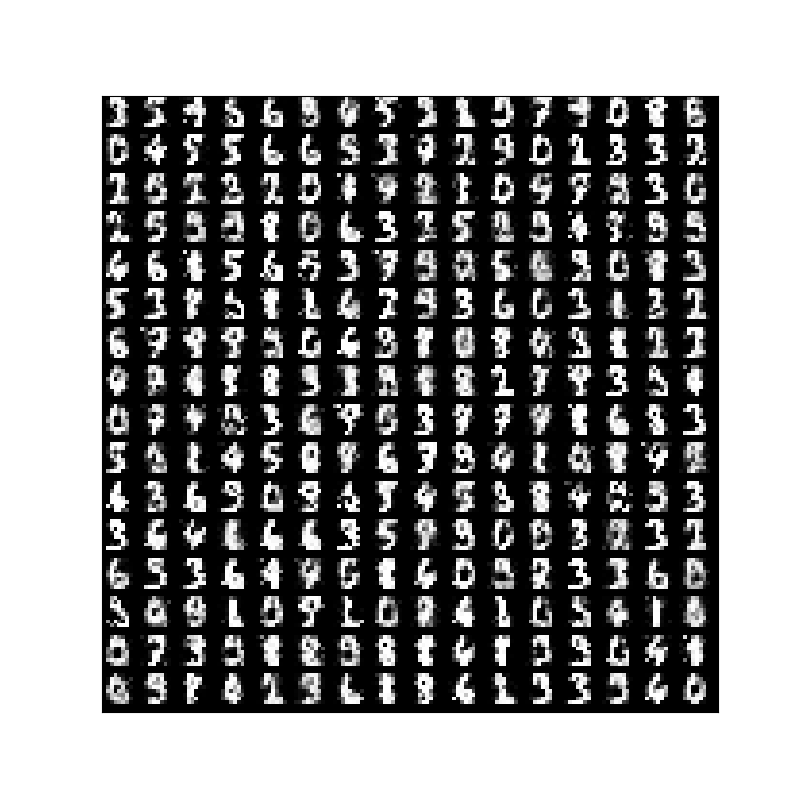

This figure's Python source:
import cupy as np
import matplotlib.pyplot as plt
from sklearn import datasets

img_size = 8
n_noise = 16
eta = 0.001
n_learn = 10_001
interval = 1_000
batch_size = 32

digits_data = datasets.load_digits()
x_train = np.asarray(digits_data.data)
x_train = x_train / 15 * 2 - 1
t_train = digits_data.target

class BaseLayer:
  def update(self, eta):
    self.w -= eta * self.grad_w
    self.b -= eta * self.grad_b

class MiddleLayer(BaseLayer):
  def __init__(self, n_upper, n):
    self.w = np.random.randn(n_upper, n) * np.sqrt(2 / n_upper)
    self.b = np.zeros(n)
  def forward(self, x):
    self.x = x
    self.u = np.dot(x, self.w) + self.b
    self.y = np.where(self.u <= 0, 0, self.u)  # ReLU.
  def backward(self, grad_y):
    delta = grad_y * np.where(self.u <= 0, 0, 1)
    self.grad_w = np.dot(self.x.T, delta)
    self.grad_b = np.sum(delta, axis=0)
    self.grad_x = np.dot(delta, self.w.T)

class GenOutLayer(BaseLayer):
  def __init__(self, n_upper, n):
    self.w = np.random.randn(n_upper, n) / np.sqrt(n_upper)
    self.b = np.zeros(n)
  def forward(self, x):
    self.x = x
    u = np.dot(x, self.w) + self.b
    self.y = np.tanh(u)
  def backward(self, grad_y):
    delta = grad_y * (1 - self.y ** 2)
    self.grad_w = np.dot(self.x.T, delta)
    self.grad_b = np.sum(delta, axis=0)
    self.grad_x = np.dot(delta, self.w.T)

class DiscOutLayer(BaseLayer):
  def __init__(self, n_upper, n):
    self.w = np.random.randn(n_upper, n) / np.sqrt(n_upper)
    self.b = np.zeros(n)
  def forward(self, x):
    self.x = x
    u = np.dot(x, self.w) + self.b
    # Sinmoid function.
    self.y = 1 / (1 + np.exp(-u))
  def backward(self, t):
    delta = self.y - t
    self.grad_w = np.dot(self.x.T, delta)
    self.grad_b = np.sum(delta, axis=0)
    self.grad_x = np.dot(delta, self.w.T)

gen_layers = [
  MiddleLayer(n_noise, 32),
  MiddleLayer(32, 64),
  GenOutLayer(64, img_size * img_size),
]
disc_layers = [
  MiddleLayer(img_size * img_size, 64),
  MiddleLayer(64, 32),
  DiscOutLayer(32, 1),
]

def forward_propagation(x, layers):
  for layer in layers:
    layer.forward(x)
    x = layer.y
  return x

def backpropagation(t, layers):
  grad_y = t
  for layer in reversed(layers):
    layer.backward(grad_y)
    grad_y = layer.grad_x
  return grad_y

def update_params(layers):
  for layer in layers:
    layer.update(eta)

def get_error(y, t):
  # 2値の交差エントロピー誤差を返す。
  eps = 1e-7
  return -np.sum(t * np.log(y + eps) + (1 - t) * np.log(1 - y + eps)) / len(y)

def get_accuracy(y, t):
  correct = np.sum(np.where(y < 0.5, 0, 1) == t)
  return correct / len(y)

def train_model(x, t, prop_layers, update_layers):
  y = forward_propagation(x, prop_layers)
  backpropagation(t, prop_layers)
  update_params(update_layers)
  return (get_error(y, t), get_accuracy(y, t))

def generate_images(i):
  n_rows = 16
  n_cols = 16
  noise = np.random.normal(0, 1, (n_rows * n_cols, n_noise))
  g_imgs = forward_propagation(noise, gen_layers)
  # 0から1までの範囲にする。
  g_imgs = g_imgs / 2 + 0.5

  img_size_spaced = img_size + 2
  matrix_image = np.zeros((img_size_spaced * n_rows,
                           img_size_spaced * n_cols))

  for r in range(n_rows):
    for c in range(n_cols):
      g_img = g_imgs[r * n_cols + c].reshape(img_size, img_size)
      top = r * img_size_spaced
      left = c * img_size_spaced
      matrix_image[top:top + img_size, left:left + img_size] = g_img
  plt.figure(figsize=(8, 8))
  plt.imshow(matrix_image.tolist(), cmap="Greys_r")
  plt.tick_params(labelbottom=False, labelleft=False, bottom=False, left=False)
  plt.show()

batch_half = batch_size // 2
error_record = np.zeros((n_learn, 2))
acc_record = np.zeros((n_learn, 2))
for i in range(n_learn):
  # ノイズから画像を生成しdiscriminatorを訓練する。
  noise = np.random.normal(0, 1, (batch_half, n_noise))
  imgs_fake = forward_propagation(noise, gen_layers)
  t = np.zeros((batch_half, 1))  # 正解は0。
  error, accuracy = train_model(imgs_fake, t, disc_layers, disc_layers)
  error_record[i][0] = error
  acc_record[i][0] = accuracy

  # 本物の画像を使ってdiscriminatorを訓練する。
  rand_ids = np.random.randint(len(x_train), size=batch_half)
  imgs_real = x_train[rand_ids, :]
  t = np.ones((batch_half, 1))  # 正解は1。
  error, accuracy = train_model(imgs_real, t, disc_layers, disc_layers)
  error_record[i][1] = error
  acc_record[i][1] = accuracy

  # 結合したモデルによってgeneratorを訓練する。
  noise = np.random.normal(0, 1, (batch_size, n_noise))
  t = np.ones((batch_size, 1))  # 正解は1。
  # generatorのみ訓練する。
  train_model(noise, t, gen_layers + disc_layers, gen_layers)

  if i % interval == 0:
    print("n_learn: {}".format(i))
    print("Error_fake: {}, Acc_fake: {}".format(error_record[i][0], acc_record[i][0]))
    print("Error_real: {}, Acc_real: {}".format(error_record[i][1], acc_record[i][1]))
    generate_images(i)
